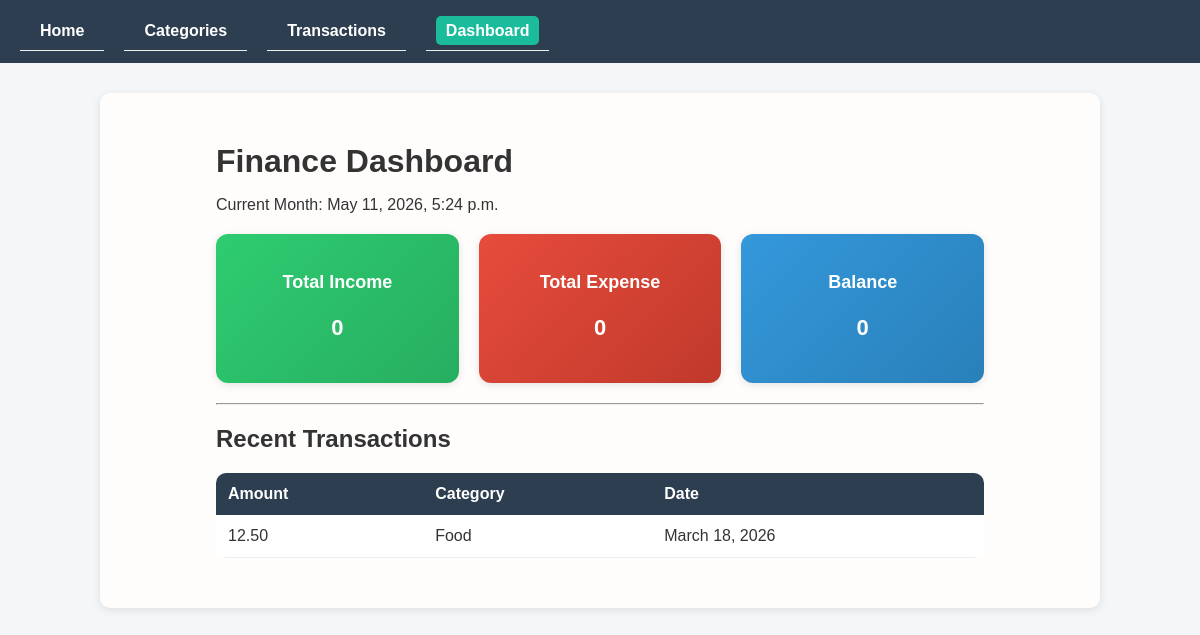
Before: /dashboard/ with the older database file.
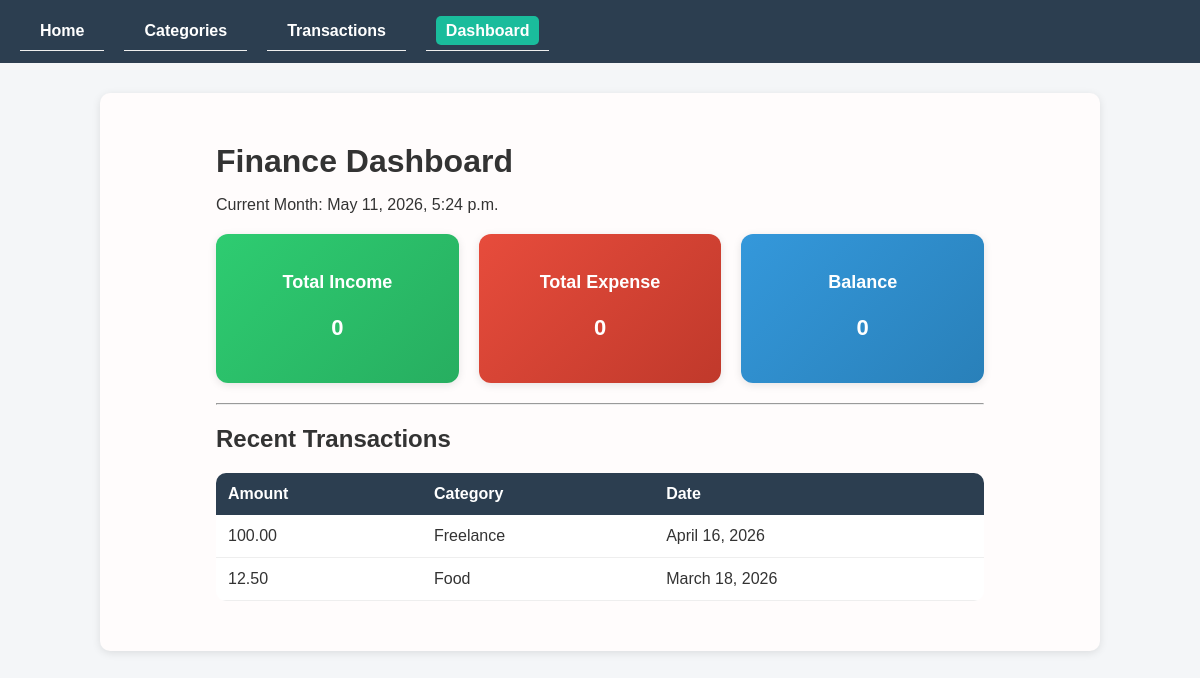
After: the same page with the newer database file.
### transactions/models.py (models this page shows, shortened)
class Transaction(models.Model):
    TYPES = [('income','Income'),('expense','Expense')]
    title = models.CharField(max_length=200)
    amount = models.DecimalField(max_digits=10, decimal_places=2)
    type = models.CharField(max_length=10, choices=TYPES)
    category = models.ForeignKey(Category, on_delete=models.SET_NULL, null=True,blank=True)
    date = models.DateField()
    notes = models.TextField(blank=True)
    created_at = models.DateTimeField(auto_now_add=True)
    class Meta:
        ordering = ['-date', '-created_at']

### categories/models.py (models this page shows, shortened)
class Category(models.Model):
    name=models.CharField(max_length=100)
    type=models.CharField(max_length=10,choices=[('income','Income'),('expense','Expense')])
    color=models.CharField(max_length=7, default='#000000')
    icon=models.CharField(max_length=50,blank=True)
    created_at=models.DateTimeField(auto_now_add=True)
    class Meta:
        verbose_name_plural='Categories'

### dashboard/views.py (the view)
# urls.py: path('', dashboard, name='dashboard'),
def dashboard(request):
    now = datetime.now()
    monthly_transactions = Transaction.objects.filter(
        date__month=now.month,
        date__year=now.year
    )
    total_income = monthly_transactions.filter(
        category__type='income'
    ).aggregate(total=Sum('amount'))['total'] or 0
    total_expense = monthly_transactions.filter(
        category__type='expense'
    ).aggregate(total=Sum('amount'))['total'] or 0
    balance = total_income - total_expense
    recent_transactions = Transaction.objects.order_by('-date')[:5]
    context = {
        'total_income': total_income,
        'total_expense': total_expense,
        'balance': balance,
        'recent_transactions': recent_transactions,
        'current_month': now,
    }
    return render(request, 'dashboard/dashboard.html', context)

### dashboard/templates/dashboard/dashboard.html (shortened to what this page needs)
{% extends 'base.html' %}
{% block content %}
<div class="dashboard-container">
    <h1>Finance Dashboard</h1>
    <p>Current Month: {{ current_month }}</p>
    <div class="cards">
        <div class="card income">
            <h3>Total Income</h3>
            <p>{{ total_income }}</p>
        </div>
        <div class="card expense">
            <h3>Total Expense</h3>
            <p>{{ total_expense }}</p>
        </div>
        <div class="card balance">
            <h3>Balance</h3>
            <p>{{ balance }}</p>
        </div>
    </div>
    <hr>
    <h2>Recent Transactions</h2>
    <table class="table">
        <thead>
            <tr>
                <th>Amount</th>
                <th>Category</th>
                <th>Date</th>
            </tr>
        </thead>
        <tbody>
            {% for t in recent_transactions %}
            <tr>
                <td>{{ t.amount }}</td>
                <td>{{ t.category.name }}</td>
                <td>{{ t.date }}</td>
            </tr>
            {% empty %}
            <tr>
                <td colspan="3">No transactions found</td>
            </tr>
            {% endfor %}
        </tbody>
    </table>
</div>
{% endblock %}

Changed rows visible on the page:
added Transaction: amount "100.00", category.name "Freelance", date "April 16, 2026"
